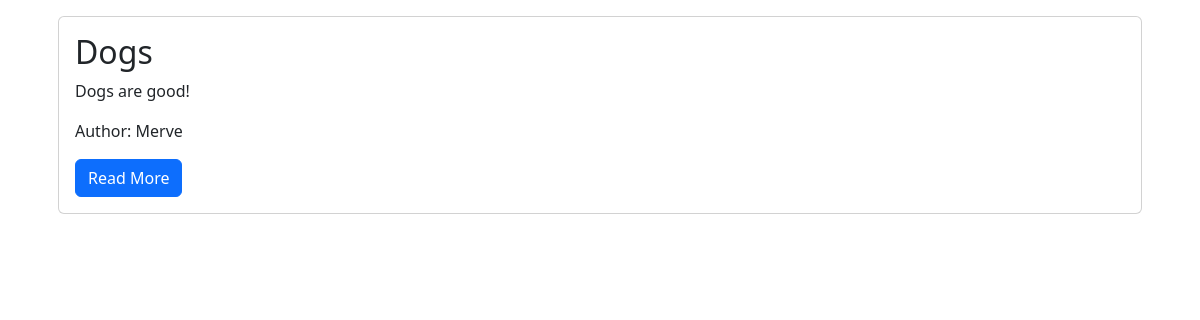
The app's page /, older data.
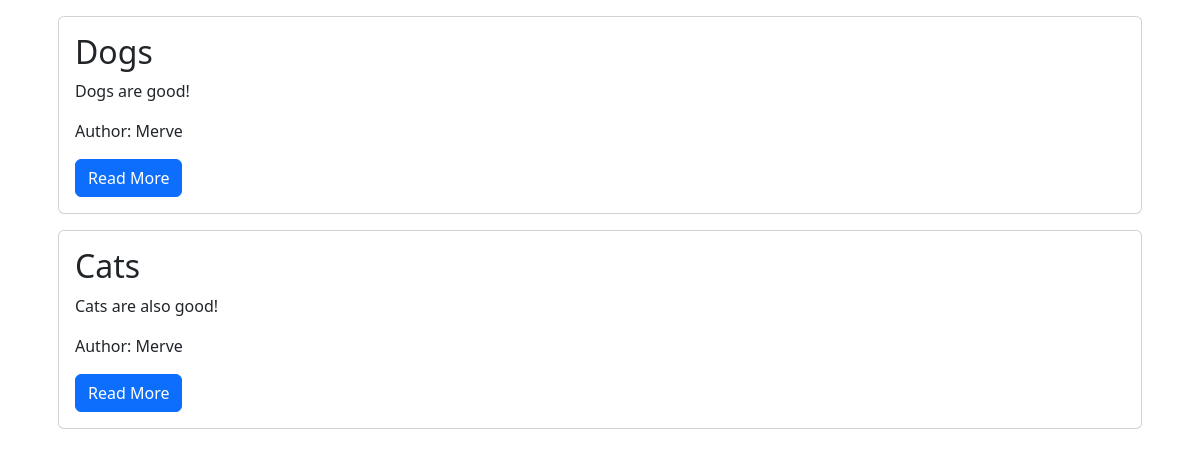
The same page, newer data.
### blog/models.py (models this page shows, shortened)
class Post(models.Model):
    title = models.CharField(max_length=200)
    content = models.TextField()
    date_created = models.DateTimeField(auto_now_add=True)
    slug = models.SlugField(max_length=200, unique=True)
    author = models.ForeignKey(to=User, on_delete=models.CASCADE)
    status = models.IntegerField(choices=STATUS, default=0)

### blog/views.py (the view)
# urls.py: path('', views.PostList.as_view(), name='home')    # Empty strings '' represent the homepage
class PostList(generic.ListView):    # class name has to be in the same format with the one inside for loop in index.html
    queryset = Post.objects.filter(status=1).order_by('date_created')
    template_name = 'index.html'

### templates/index.html (shortened to what this page needs)
<!DOCTYPE html>
<html lang="en">
    <head>
        <link href="https://cdn.jsdelivr.net/npm/bootstrap@5.2.0/dist/css/bootstrap.min.css" rel="stylesheet">
    </head>
    <body>
        <div class="container">
        {% for post in post_list %}
            <div class="card m-3">
                <div class="card-body">
                    <h2 class="card-title">
                        {{post.title}}
                    </h2>
                    <p class="card-text">
                        {{post.content | slice:"600"}}
                    </p>
                    <p class="card-text">
                        Author: {{post.author | title}}
                    </p>
                    <a class="btn btn-primary" href="{% url 'blog_view' post.slug %}">Read More</a>
                </div>
            </div>
        {% endfor %}
        </div>
    </body>
</html>

Row changes from the older to the newer data that the page shows:
added Post: title "Cats", content "Cats are also good!", author "Merve"
